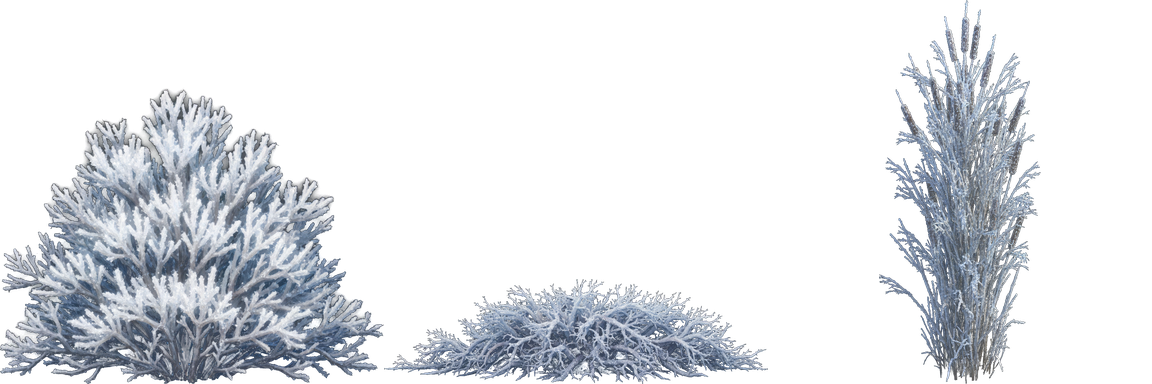
#> input picture web/assets/brush.png, 1152 x 384 px
$ python sprites.py ../../web/assets/brush.png
#> lines starting #> are read from the running program, lines starting #| are printed output that depends on the picture
#!/usr/bin/env python3
"""The brush's sprites: Meshy text-to-image's frosted shrubs (art/meshy.json), each drawn on black,
keyed to alpha, cropped to the plant and put side by side, its base on the cell's bottom edge.

    python3 -I art/tools/sprites.py <bush0.png> <bush1.png> <bush2.png>

Writes web/assets/brush.png (three 384 px cells in a row).
"""
import os
import sys

import numpy as np
from PIL import Image

ROOT = os.path.dirname(os.path.dirname(os.path.dirname(os.path.abspath(__file__))))
CELL = 384


def cut(path):
#> called with path = '../../web/assets/brush.png'
    a = np.asarray(Image.open(path).convert("RGB"), dtype=np.float32) / 255.0
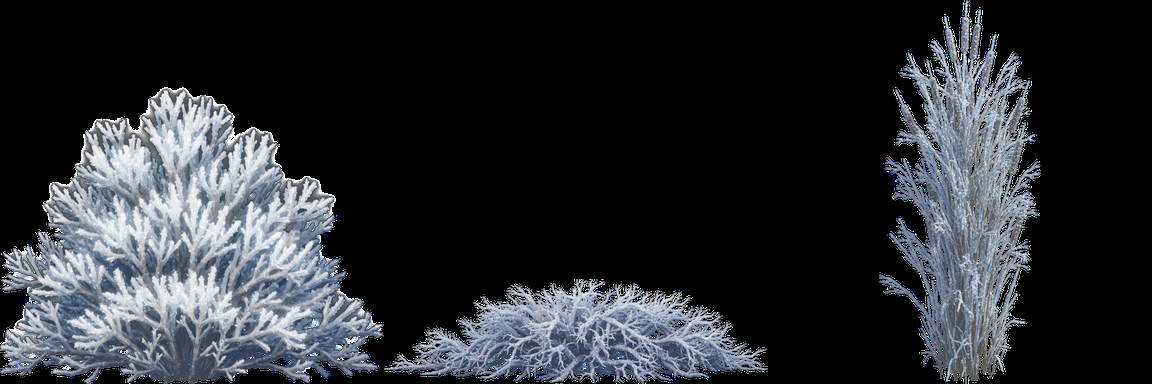
#> a: shape (384, 1152, 3) float32; mean R, G, B 0.165, 0.176, 0.194
    # On black, the brightest channel says how much plant there is.
    m = a.max(axis=-1)
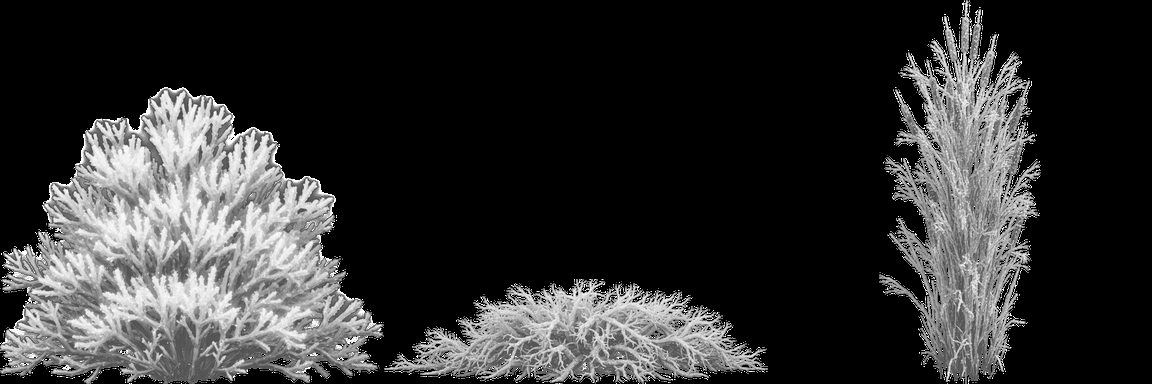
#> m: shape (384, 1152) float32; min 0, max 1, mean 0.194
    alpha = np.clip((m - 0.07) / 0.25, 0.0, 1.0)
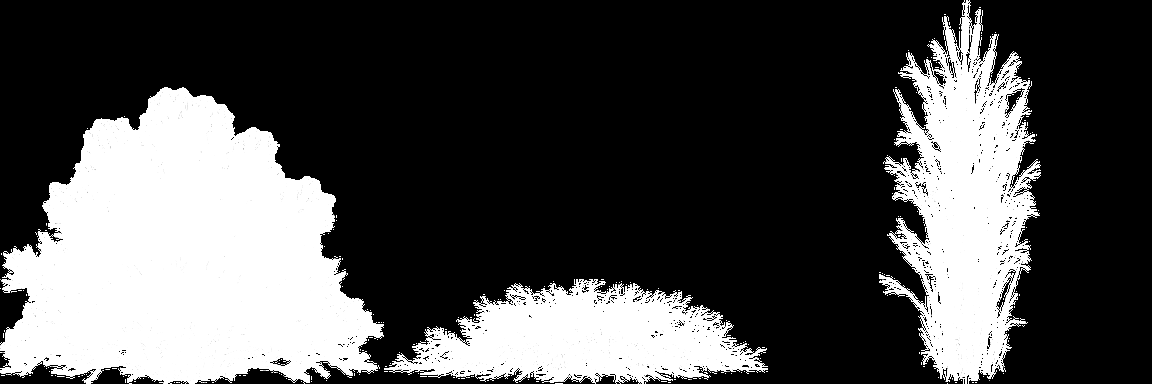
#> alpha: shape (384, 1152) float32; min 0, max 1, mean 0.304
    # The colour unmixed from the black it was drawn on.
    rgb = np.clip(a / np.maximum(alpha, 1e-3)[..., None], 0.0, 1.0)
    rgba = np.concatenate([rgb, alpha[..., None]], axis=-1)
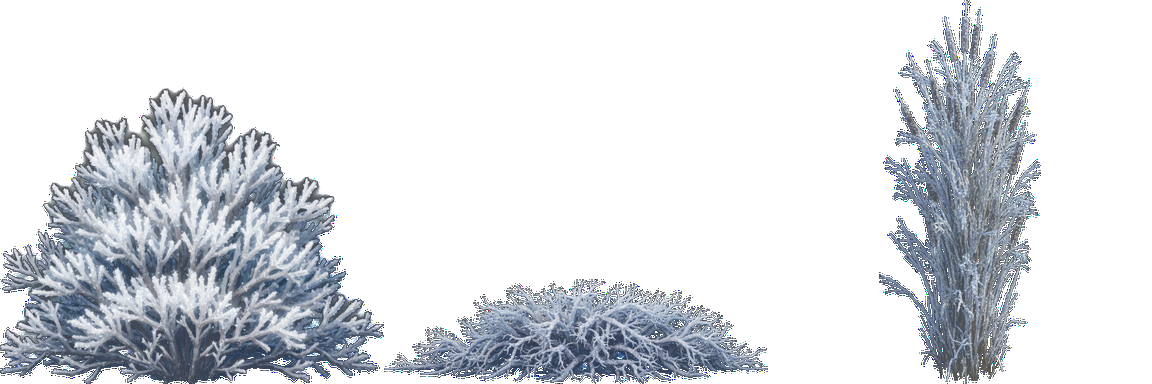
#> rgba: shape (384, 1152, 4) float32; mean R, G, B, A 0.166, 0.178, 0.195, 0.304; transparent parts drawn white
    ys, xs = np.nonzero(alpha > 0.02)
    y0, y1, x0, x1 = ys.min(), ys.max() + 1, xs.min(), xs.max() + 1
#> y0 = 0; y1 = 384; x0 = 0; x1 = 1041
    im = Image.fromarray((rgba[y0:y1, x0:x1] * 255).astype(np.uint8), "RGBA")
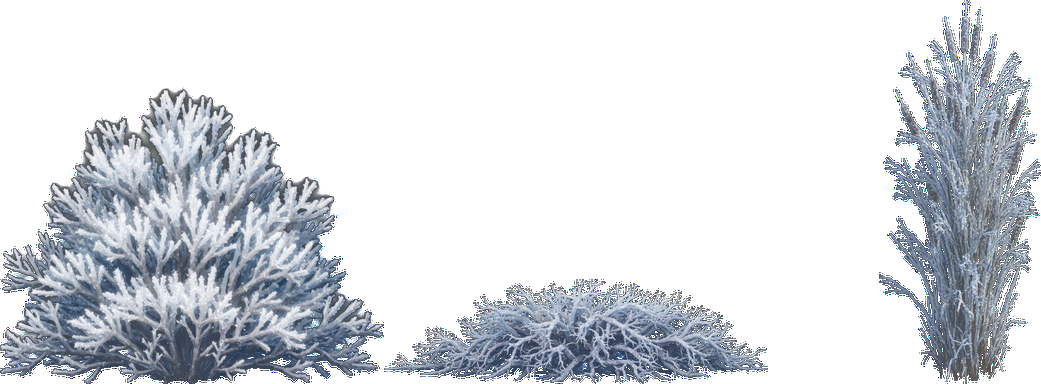
#> im: PIL image 1041x384 RGBA; mean R, G, B, A 46.9, 50.2, 55.1, 85.8; transparent parts drawn white
    # Fit the cell, centred, standing on its bottom.
    k = CELL / max(im.size)
#> k = 0.369
    im = im.resize((max(1, int(im.width * k)), max(1, int(im.height * k))), Image.LANCZOS)
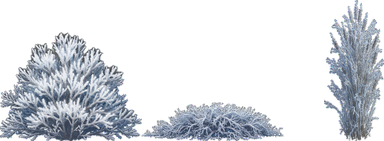
#> im: PIL image 384x141 RGBA; mean R, G, B, A 54.5, 58.6, 64.5, 85.6; transparent parts drawn white
    cell = Image.new("RGBA", (CELL, CELL), (0, 0, 0, 0))
#> cell: PIL image 384x384 RGBA; every value is 0
    cell.paste(im, ((CELL - im.width) // 2, CELL - im.height))
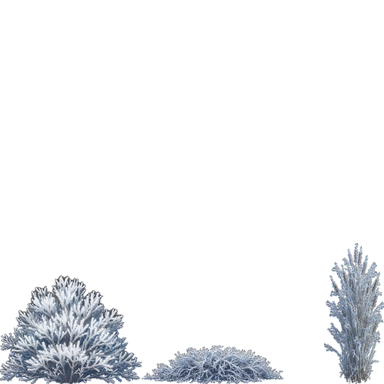
#> cell: PIL image 384x384 RGBA; mean R, G, B, A 20, 21.5, 23.7, 31.4; transparent parts drawn white
    return cell


def main():
    cells = [cut(p) for p in sys.argv[1:]]
#> cells = 1 item
    out = Image.new("RGBA", (CELL * len(cells), CELL))
    for k, c in enumerate(cells):
        out.paste(c, (k * CELL, 0))
#> this loop made 1 pass
    path = os.path.join(ROOT, "web", "assets", "brush.png")
    out.save(path, optimize=True)
    print(path, os.path.getsize(path) // 1024, "KiB")


if __name__ == "__main__":
    main()
